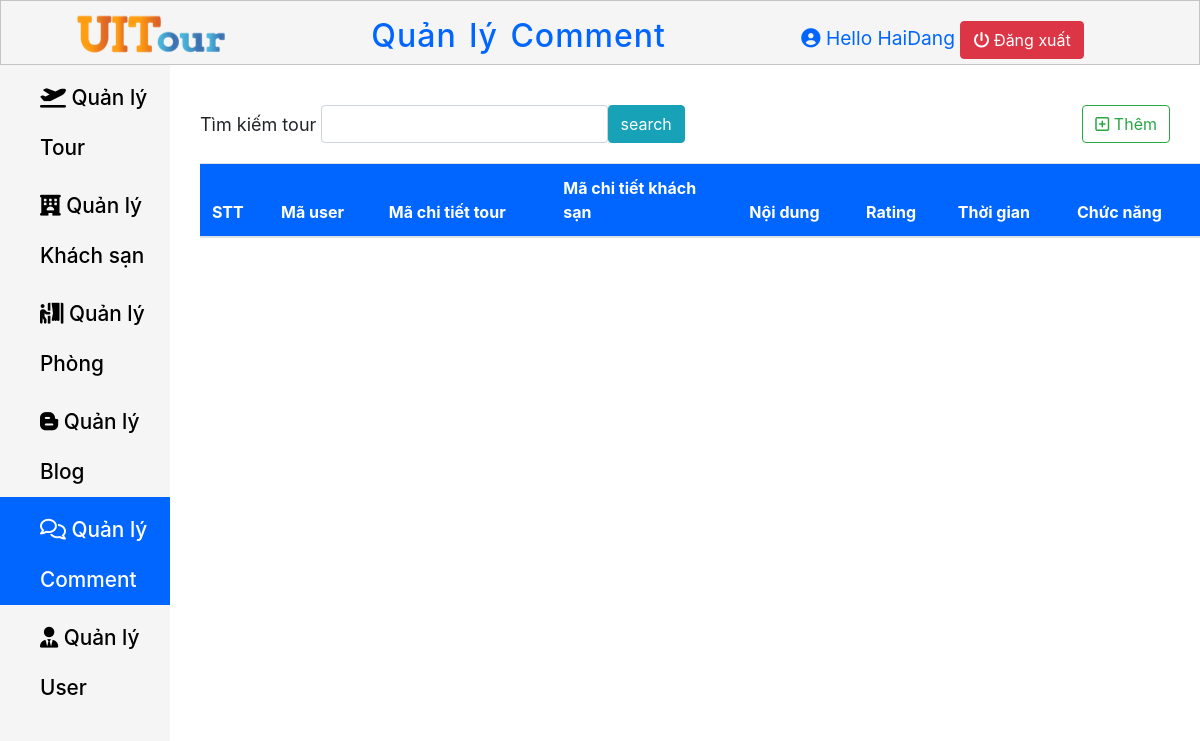
Before: /Page-Admin/QuanLyComment.php with the older database file.
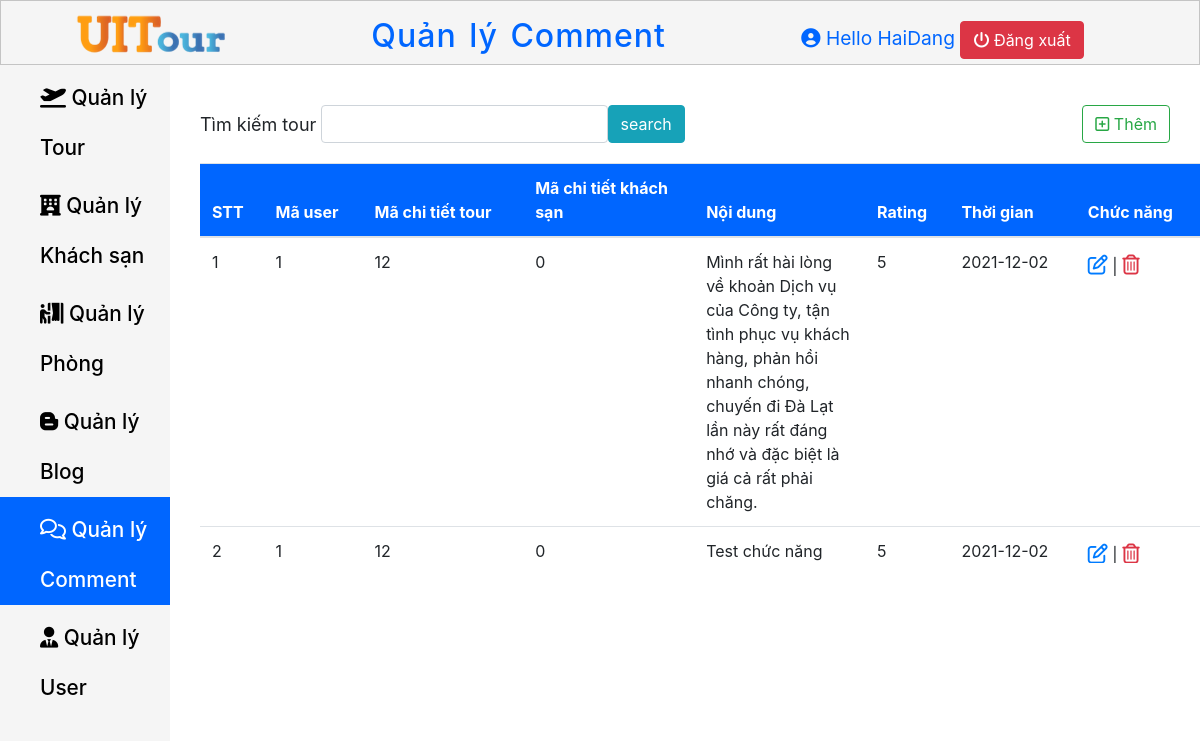
After: the same page with the newer database file.
### tables this page shows
CREATE TABLE `evaluate` (
  `Evaluate_Id` int(11) NOT NULL,
  `User_Id` int(11) NOT NULL,
  `CT_Tour_Id` int(11) NOT NULL,
  `CT_Hotel_Id` int(11) NOT NULL,
  `Content` text NOT NULL,
  `Rating` int(11) DEFAULT NULL,
  `Time` date DEFAULT NULL
);

### Page-Admin/QuanLyComment.php (the view, shortened to what this page needs)
<?php
    $host = "localhost";
    $host_user ="root";
    $host_password = "";
    $database = "ie104.m12";
    $port = "8111";
    $conn = new mysqli($host, $host_user, $host_password, $database, $port);
    if(isset($_POST["search"]))
    {
        $result = $_POST["search"];
        $sql = "SELECT * FROM evaluate WHERE 'User_Id' Like '%$result%'";
    }
    else
        $sql = "SELECT * from evaluate";
    $kq = $conn->query($sql);
?>
<!DOCTYPE html>
<html lang="en">
<head>
    <link rel="stylesheet" href="Navbar.css">
    <link rel="stylesheet" href="Content.css">
    <link rel="stylesheet" href="https://cdn.jsdelivr.net/npm/bootstrap@4.5.3/dist/css/bootstrap.min.css">
    <link rel="stylesheet" href="https://cdnjs.cloudflare.com/ajax/libs/font-awesome/6.0.0-beta3/css/all.min.css" />
</head>
<body>
    <header class="header-container">
        <div class="header-container__logo">
            <a href="../Page-Admin/TrangChu.php">
                <img src="../Trangchu/File/logo_header.png" alt="UITour">
            </a>
        </div>
        <h2 class="header-container__Title">
            Quản lý Comment
        </h2>
        <div class="header-container__profile">
            <i class="fas fa-user-circle"></i>
            <span>Hello HaiDang</span>
            <a href="../Page-Admin/DangNhap.php" class="btn btn-danger"> <i class="fas fa-power-off"></i> Đăng xuất</a>
        </div>
    </header>
    <main class="main">
        <nav class="nav-links">
            <ul class="nav-links__ul">
                <li class="nav-links__li ">
                    <a href="../Page-Admin/QuanLyTour.php" class=" nav-links__a">
                        <i class="fas fa-plane-departure "></i>  Quản lý Tour
                    </a>
                </li>
                <li class="nav-links__li">
                    <a href="../Page-Admin/QuanLyKhachSan.php" class=" nav-links__a">
                        <i class="fas fa-hotel"></i></i>  Quản lý Khách sạn
                    </a>
                </li>
                <li class="nav-links__li">
                    <a href="../Page-Admin/QuanLyPhong.php" class=" nav-links__a">
                        <i class="fas fa-person-booth"></i>  Quản lý Phòng
                    </a>
                </li>
                <li class="nav-links__li ">
                    <a href="../Page-Admin/QuanLyBlog.php" class=" nav-links__a ">
                        <i class="fab fa-blogger-b"></i></i>  Quản lý Blog
                    </a>
                </li>
                <li class="nav-links__li active--css">
                    <a href="../Page-Admin/QuanLyComment.php" class=" nav-links__a active--css">
                        <i class="far fa-comments"></i></i></i>  Quản lý Comment
                    </a>
                </li>
                <li class="nav-links__li " >
                    <a href="../Page-Admin/QuanLyUser.php" class=" nav-links__a ">
                        <i class="fas fa-user-tie"></i></i></i>  Quản lý User
                    </a>
                </li>
            </ul>
        </nav>
        <section>
            <div class="search-create" >
                <form action="" class="col-md-10" method="post">
                    <div class="form-inline col-md-9">
                        <label for="User_Id" class="control-label" style="margin-right: 5px;">Tìm kiếm tour</label>
                        <input type="text" name="search" class="form-control col-md-6">
                        <input type="submit" class="btn btn-info" name="submit" value="search">
                    </div>
                </form>
                <div>
                    <a href="../Page-Admin/ThemCmt.php" class="btn btn-outline-success"><i class="far fa-plus-square"></i> Thêm</a>
                </div>
            </div>
            <div class="table-overflow">
                <table class="table table-hover">
                    <thead>
                        <tr>
                            <th>STT</th>
                            <th>Mã user</th>
                            <th>Mã chi tiết tour</th>
                            <th>Mã chi tiết khách sạn</th>
                            <th>Nội dung</th>
                            <th>Rating</th>
                            <th>Thời gian</th>
                            <th>Chức năng</th>
                        </tr>
                    </thead>
                    <tbody>
                        <?php while($row = $kq->fetch_assoc()) { ?>
                            <tr>
                                <td class="counterCell"></td>
                                <td><?php echo $row["User_Id"] ?></td>
                                <td><?php echo $row["CT_Tour_Id"] ?></td>
                                <td><?php echo $row["CT_Hotel_Id"] ?></td>
                                <td><?php echo $row["Content"] ?></td>
                                <td><?php echo $row["Rating"] ?></td>
                                <td><?php echo $row["Time"] ?></td>
                                <td>
                                    <a  href="../Page-Admin/SuaCmt.php?id=<?php echo $row["Evaluate_Id"] ?>" style="font-size: 20px;" ><i class="far fa-edit"></i></a> |
                                    <a href="../Page-Admin/XoaCmt.php?id=<?php echo $row["Evaluate_Id"] ?>" style="font-size: 20px; " class="text-danger" onclick="return confirm('Bạn chắn chắn xóa chứ?')"><i class="far fa-trash-alt"></i></a>
                                </td>
                            </tr>
                        <?php } ?>
                    </tbody>
                </table>
            </div>
        </section>
    </main>
</body>
</html>

### Page-Admin/Navbar.css (style rules this page uses)
* { margin: 0; padding: 0; box-sizing: border-box; }
body { font-size: 15px; }
html { font-family: Arial, Helvetica, sans-serif; }
.header-container .header-container__logo img { margin-left: 3em; }
.header-container { display: flex; justify-content: space-between; align-items: center; width: 100%; max-height: 65px; position: fixed; top: 0; z-index: 10; background-color: #f5f5f5; border: 1px solid #c4c4c4; }
.header-container .header-container__Title { word-spacing: 3px; letter-spacing: 1px; margin-top: 15px; color: #0066FF; }
.header-container .header-container__profile { font-size: 1.2em; margin-right: 6em; margin-top: 15px; color: #0066FF; }
.main { margin-top: 65px; display: flex; width: 100%; }
.nav-links { width: 300px; height: 1000px; }
.nav-links__li { background-color: #f5f5f5; line-height: 50px; display: block; }
.nav-links__a { text-decoration: none; padding-top: 8px; color: #000; display: block; padding-left: 40px; font-weight: 500; font-size: 1.3em; }
.nav-links__ul { height: 100%; background-color: #f5f5f5; }
.active--css { background-color: #0066FF; color: #fff; }

### Page-Admin/Content.css (style rules this page uses)
* { margin: 0; padding: 0; box-sizing: border-box; }
body { font-size: 15px; max-width: 1500px; overflow-x: auto; }
label { font-size: 18px; }
.search-create { display: flex; width: 1000px; justify-content: space-between; margin-top: 40px; }
table thead tr { position: sticky; top: 0; background-color: #0066FF; color: #fff; }
.table-overflow { width: 1000px; height: 400px; margin-left: 30px; overflow-y: auto; margin-top: 20px; }
.table-overflow th, td { max-width: 150px; word-wrap: break-word; }
table { counter-reset: tableCount; }
.counterCell::before { content: counter(tableCount); counter-increment: tableCount; }

Changed rows visible on the page:
added evaluate: User_Id "1", CT_Tour_Id "12", CT_Hotel_Id "0", Content "Mình rất hài lòng về khoản Dịch vụ của Công ty, tận tình phục vụ khách hàng, phản hồi nhanh chóng, chuyến đi Đà Lạt lần này rất đáng nhớ và đặc biệt là giá cả rất phải chăng.", Rating "5", Time "2021-12-02"
added evaluate: User_Id "1", CT_Tour_Id "12", CT_Hotel_Id "0", Content "Test chức năng…", Rating "5", Time "2021-12-02"
